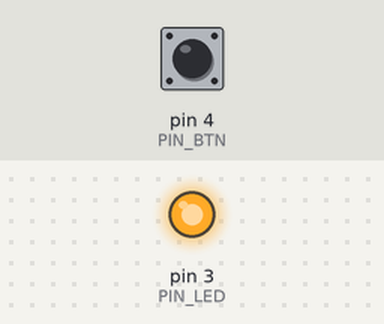
A sketch run on a simulated Arduino Uno, built with avr-gcc and run on an emulated ATmega328P. On the bench: output pins drawn as LEDs (lit = HIGH). Inputs (shaded band) come from the test bench; at power-on: pin 4 (PIN_BTN) LOW. What the sketch prints to the serial monitor is not drawn.

Above: at 0.6 s.
At 1.1 s:
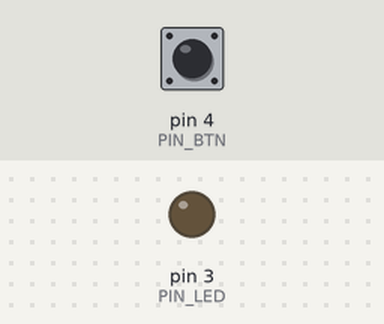
Timing chart, 0 to 2.6 s (numbered marks = the images above):
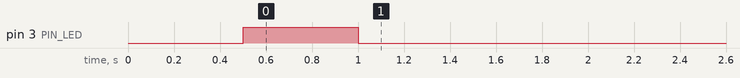

The sketch:

LedButtonSample.ino
```cpp
/*
 * LED and Button Sample sketch.
 *
 * How to teach it?
 *
 * First, begin with the setup-Routine, only. Leave the loop-Routine empty.
 * Let the LED blink once a time on start/reset your Arduino
 * After this part is clear for the trainee, add the micro button circuit.
 * Than introduce the loop-Routine reading the button state.
 *
 */

// Define your PIN layout here (macro constant)
#define PIN_LED 3
#define PIN_BTN 4

// needs 22 bytes more memory than a define constant
// int PIN_LED=3;
// int PIN_BTN=4;

// global variable for writing button state
int button_state;

void setup() {
  // Using for debugging
  Serial.begin(9600);

  // register your PIN usin pinMode(pin,O/I)
  pinMode(PIN_LED, OUTPUT);
  pinMode(PIN_BTN, INPUT);

  // short LED blink on startup sequence
  digitalWrite(PIN_LED, LOW);
  delay(500);
  digitalWrite(PIN_LED, HIGH);
  delay(500);
  digitalWrite(PIN_LED, LOW);
}

void loop() {
  // read on button pin
  button_state = digitalRead(PIN_BTN);  // return the button status HIGH or LOW
  Serial.println(button_state);

  // set LED PIN similar to button state
  digitalWrite(PIN_LED, button_state);
}
```
